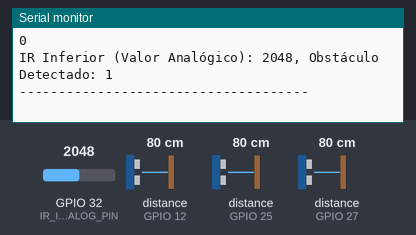
Bench run of a sketch on a simulated ESP32. Parts: the last lines printed to the serial monitor. The inputs (shaded band) are chosen by the test bench; at power-on: GPIO 32 (IR_INFERIOR_ANALOG_PIN) = 2048, distance to the obstacle (sensors on GPIO 12, GPIO 25, GPIO 27) 80 cm. The echo pulse lasts 58.3 µs per cm.

Above: at 9.1 s.
9.2 s: GPIO 32 (IR_INFERIOR_ANALOG_PIN) set to 1052
At 9.52 s:
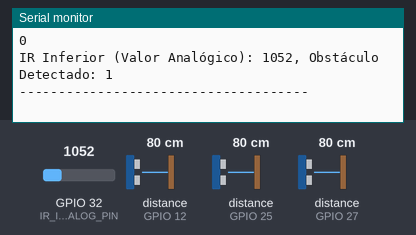
12.2 s: GPIO 32 (IR_INFERIOR_ANALOG_PIN) set to 950
At 12.55 s:
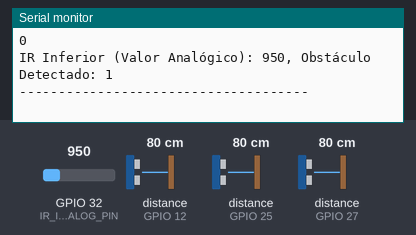
Timing chart, 0 to 14.7 s (numbered marks = the images above; inputs shaded):
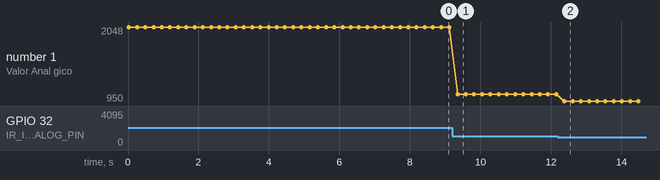

Measured:
- after the input at 9.2 s, the serial monitor: prints a new line after 0.15 s (image 1)
- after the input at 12.2 s, the serial monitor: prints a new line after 0.18 s (image 2)
- plotted number 1: 2048 → 1052 after the input at 9.2 s, 1052 → 950 after the input at 12.2 s

The sketch:

esp32_bengala_transmissor.ino
```cpp
#include <esp_now.h>
#include <WiFi.h>
#include <Ultrasonic.h>

// --- Definições de Pinos (GPIO Indiretos) ---
uint8_t broadcastAddress[] = {0xFF, 0xFF, 0xFF, 0xFF, 0xFF, 0xFF}; // Usar o MAC específico do receptor

// Sensores Ultrassônicos
#define US_FRENTE_TRIGGER_PIN 13
#define US_FRENTE_ECHO_PIN 12
#define US_ESQUERDA_TRIGGER_PIN 14
#define US_ESQUERDA_ECHO_PIN 27
#define US_DIREITA_TRIGGER_PIN 26
#define US_DIREITA_ECHO_PIN 25

// Sensor Infravermelho (substituindo o ultrassônico traseiro/inferior)
#define IR_INFERIOR_ANALOG_PIN 32 // Pino GPIO para a saída A0 do sensor IR

// --- Instâncias dos Sensores ---
Ultrasonic ultrasonic_frente(US_FRENTE_TRIGGER_PIN, US_FRENTE_ECHO_PIN);
Ultrasonic ultrasonic_esquerda(US_ESQUERDA_TRIGGER_PIN, US_ESQUERDA_ECHO_PIN);
Ultrasonic ultrasonic_direita(US_DIREITA_TRIGGER_PIN, US_DIREITA_ECHO_PIN);
// Não há mais instância para o ultrassônico traseiro

// --- Estrutura de Dados para ESP-NOW ---
typedef struct struct_message {
    float distancia_frente;
    float distancia_esquerda;
    float distancia_direita;
    bool obstaculo_frente;
    bool obstaculo_esquerda;
    bool obstaculo_direita;
    bool obstaculo_inferior_ir;
} struct_message;

struct_message dadosSensores;

// --- Configurações ESP-NOW ---
esp_now_peer_info_t peerInfo;

// --- Limiares de Detecção ---
#define LIMIAR_OBSTACULO_ULTRASONICO 50.0
#define LIMIAR_SENSOR_IR_ANALOGICO 3000

// Callback executado quando os dados são enviados
void OnDataSent(const uint8_t *mac_addr, esp_now_send_status_t status) {
  Serial.print("\r\nStatus do último pacote enviado:\t");
  Serial.println(status == ESP_NOW_SEND_SUCCESS ? "Entregue com Sucesso" : "Falha na Entrega");
}

void setup() {
  Serial.begin(115200);

  // Configura o dispositivo como uma estação Wi-Fi
  WiFi.mode(WIFI_STA);

  // Inicializa o ESP-NOW
  if (esp_now_init() != ESP_OK) {
    Serial.println("Erro ao inicializar ESP-NOW");
    return;
  }

  // Registra o callback de envio
  esp_now_register_send_cb(OnDataSent);

  // Registra o peer (receptor)
  memcpy(peerInfo.peer_addr, broadcastAddress, 6);
  peerInfo.channel = 0;
  peerInfo.encrypt = false;

  // Adiciona o peer
  if (esp_now_add_peer(&peerInfo) != ESP_OK){
    Serial.println("Falha ao adicionar peer");
    return;
  }

  // Configura o pino do sensor IR como entrada
  pinMode(IR_INFERIOR_ANALOG_PIN, INPUT);

  Serial.println("ESP32 Bengala (Transmissor com IR) configurado.");
}

void loop() {
  // --- Leitura dos Sensores Ultrassônicos ---
  dadosSensores.distancia_frente = ultrasonic_frente.read();
  dadosSensores.distancia_esquerda = ultrasonic_esquerda.read();
  dadosSensores.distancia_direita = ultrasonic_direita.read();

  dadosSensores.obstaculo_frente = dadosSensores.distancia_frente < LIMIAR_OBSTACULO_ULTRASONICO && dadosSensores.distancia_frente > 0;
  dadosSensores.obstaculo_esquerda = dadosSensores.distancia_esquerda < LIMIAR_OBSTACULO_ULTRASONICO && dadosSensores.distancia_esquerda > 0;
  dadosSensores.obstaculo_direita = dadosSensores.distancia_direita < LIMIAR_OBSTACULO_ULTRASONICO && dadosSensores.distancia_direita > 0;

  // --- Leitura do Sensor Infravermelho (Analógico) ---
  int valor_analogico_ir = analogRead(IR_INFERIOR_ANALOG_PIN);
  dadosSensores.obstaculo_inferior_ir = valor_analogico_ir < LIMIAR_SENSOR_IR_ANALOGICO;

  // --- Envio dos Dados via ESP-NOW ---
  esp_err_t result = esp_now_send(broadcastAddress, (uint8_t *) &dadosSensores, sizeof(dadosSensores));

  if (result == ESP_OK) {
    //Serial.println("Dados enviados com sucesso");
  } else {
    Serial.println("Erro ao enviar os dados");
  }

  // --- Impressão no Serial Monitor para Debug ---
  Serial.print("Frente: "); Serial.print(dadosSensores.distancia_frente); Serial.print(" cm, Obstáculo: "); Serial.println(dadosSensores.obstaculo_frente);
  Serial.print("Esquerda: "); Serial.print(dadosSensores.distancia_esquerda); Serial.print(" cm, Obstáculo: "); Serial.println(dadosSensores.obstaculo_esquerda);
  Serial.print("Direita: "); Serial.print(dadosSensores.distancia_direita); Serial.print(" cm, Obstáculo: "); Serial.println(dadosSensores.obstaculo_direita);
  Serial.print("IR Inferior (Valor Analógico): "); Serial.print(valor_analogico_ir);
  Serial.print(", Obstáculo Detectado: "); Serial.println(dadosSensores.obstaculo_inferior_ir);
  Serial.println("-------------------------------------");

  delay(200);
}
```
